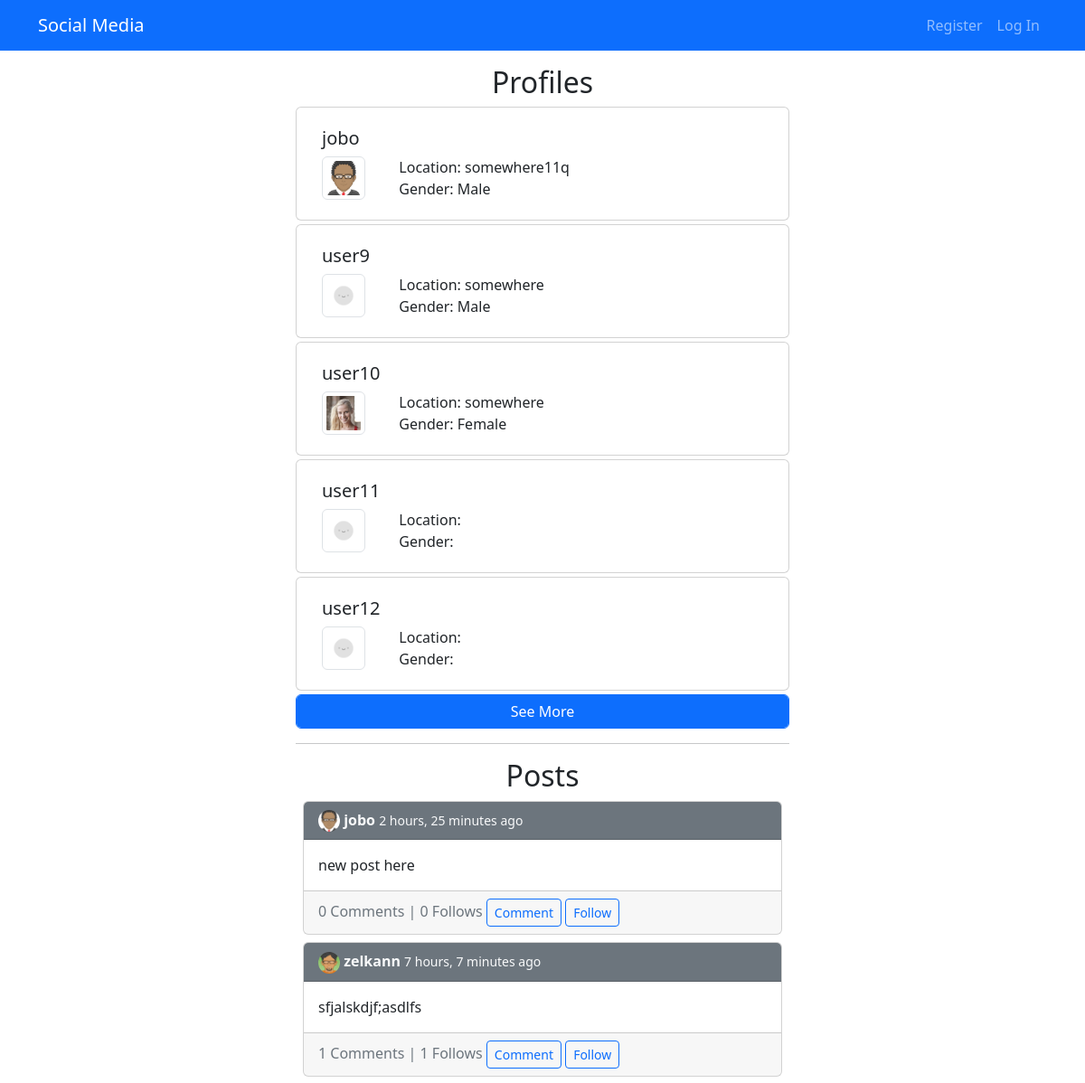
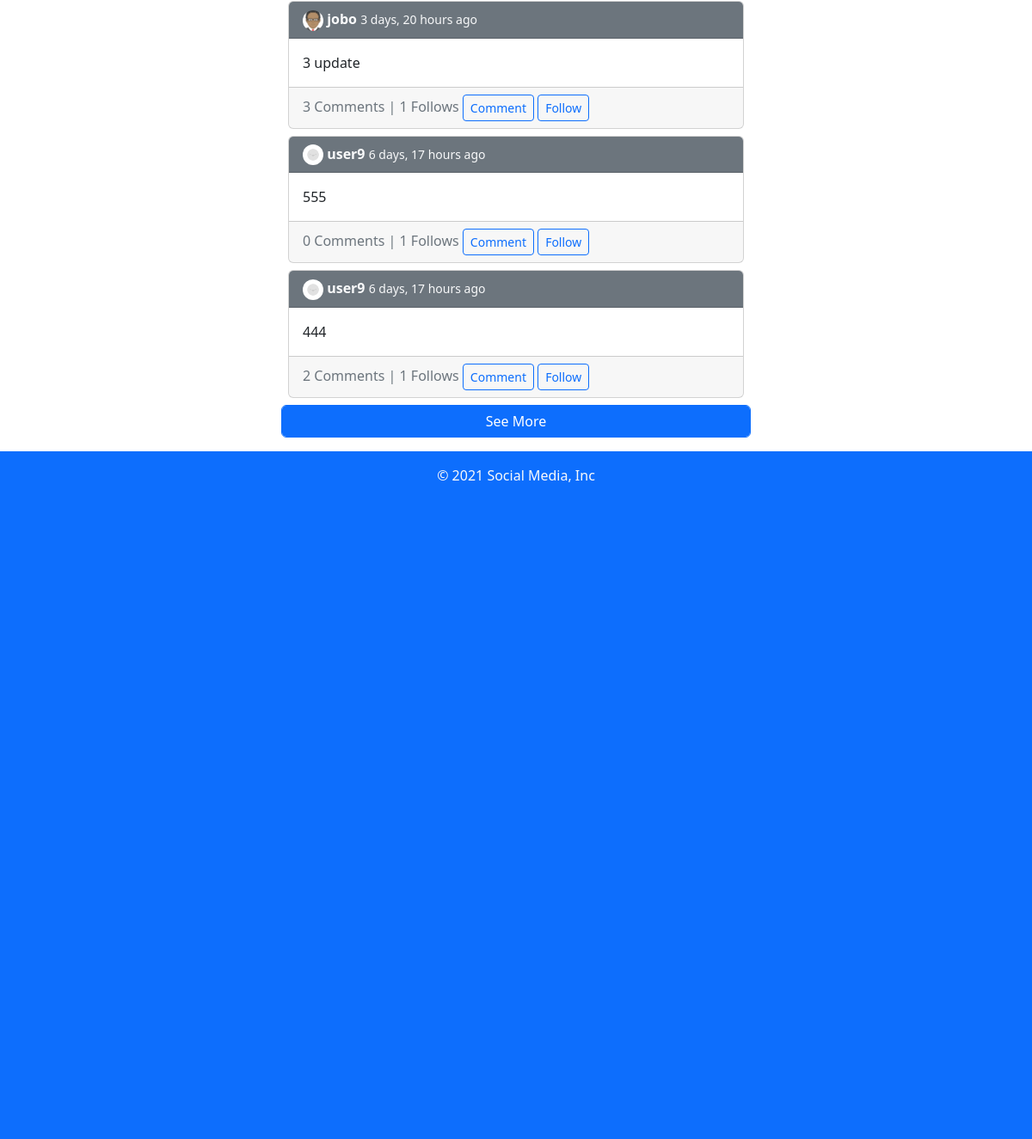
The app's page /search/ with its own data (2 pictures, top to bottom).
### users/models/profile.py (models this page shows, shortened)
class Profile(models.Model):
    GENDER_CHOICES = (
        ("M", "Male"),
        ("F", "Female"),
    )
    user = models.OneToOneField(User, on_delete=models.CASCADE)
    image = models.ImageField(default="default.jpg", upload_to="profile_pics")
    location = models.CharField(max_length=100)
    gender = models.CharField(max_length=1, choices=GENDER_CHOICES)

### posts/models/post.py (models this page shows, shortened)
class Post(models.Model):
    content = models.TextField()
    date_posted = models.DateTimeField(default=timezone.now)
    date_modified = models.DateTimeField(auto_now=True)
    author = models.ForeignKey(User, on_delete=models.CASCADE)
    @property
    def comment_count(self):
        return self.comment_set.all().count()
    @property
    def follow_count(self):
        return self.post_followed.all().count()
    @property
    def followers(self):
        return self.post_followed.values_list('user', flat=True)
    def get_absolute_url(self):
        return reverse("posts:detail", kwargs={"pk": self.pk})

### social_media/views.py (the view, shortened to what this page needs)
# urls.py: path('search/', views.search, name='search'),
def search(request):
    query = request.GET.get("query")
    profiles = Profile.objects.all()
    posts = Post.objects.all()
    context = {
        "profiles": profiles[:5],
        "posts": posts.order_by('-date_posted')[:5],
        "delete_redirect": "/posts",
        "query": query,
    }
    return render(request, "search.html", context=context)

### templates/search.html
{% extends 'base.html' %}
{% block content %}
<div class="row">
    <div class="col">
    </div>
    <div class="col-6 mt-3 mb-3">
        <h2 class="text-center">Profiles</h2>
        {% for profile in profiles %}
        {% include 'users/profile.html' %}
        {% endfor %}
        <a href="{% url 'users:queried-list' %}{% if query %}?query={{ query }}{% endif %}" class="btn btn-primary form-control">See More</a>
        <hr>
        <h2 class="text-center">Posts</h2>
        {% for post in posts %}
        {% include 'posts/post.html' %}
        {% endfor %}
        <a href="{% url 'posts:queried-list' %}{% if query %}?query={{ query }}{% endif %}" class="btn btn-primary form-control">See More</a>
    </div>
    <div class="col">
    </div>
</div>
{% endblock content %}

### users/templates/users/profile.html
<a href="{% url 'users:profile' profile.user.id %}" class="text-dark text-decoration-none">
    <div class="card mt-1 mb-1 form-control">
      <div class="card-body">
        <h5 class="card-title">{{ profile.user }}</h5>
        <div class="row">
            <div class="col-2">
                <img src="{{ profile.image.url }}" width="48" class="img-thumbnail rounded" />
            </div>
            <div class="col">
                <span class="card-text">Location: {{ profile.location }}</span>
                <p class="card-text">Gender: {{ profile.get_gender_display }}</p>
            </div>
        </div>
      </div>
    </div>
</a>

### posts/templates/posts/post.html
{% load humanize %}
<div class="card m-2">
  <div class="card-header text-light bg-secondary">
      <a href="{% url 'users:profile' post.author.id %}" class="text-light text-decoration-none fw-bold">
          <img src="{{ post.author.profile.image.url }}" width="24" class="rounded-circle">
          {{ post.author.username }}
      </a>
      <small class="fw-italic">
      {{ post.date_posted|timesince }} ago
      </small>
  </div>
  <div class="card-body">
    <p class="card-text">{{ post.content|linebreaksbr }}</p>
  </div>
  <div class="card-footer text-muted">
      {{ post.comment_count|intcomma }} Comments | {{ post.follow_count|intcomma }} Follows
      <a href="{{ post.get_absolute_url }}" class="btn btn-outline-primary btn-sm">Comment</a>
      {% if post.author != user %}
      {% if user.id in post.followers %}
      <a href="{% url 'posts:unfollow' post.id %}" class="btn btn-outline-primary btn-sm">Unfollow</a>
      {% else %}
      <a href="{% url 'posts:follow' post.id %}" class="btn btn-outline-primary btn-sm">Follow</a>
      {% endif %}
      {% else %}
      <a href="{% url 'posts:update' post.id %}" class="btn btn-outline-primary btn-sm">Edit</a>
      <a href="{{ delete_redirect }}/{{ post.id }}/delete" class="btn btn-outline-danger btn-sm">Delete</a>
      {% endif %}
  </div>
</div>

### records on screen
Profile: user "jobo", image (picture), location "somewhere11q", gender "Male"
Profile: user "user9", image (placeholder picture), location "somewhere", gender "Male"
Profile: user "user10", image (picture), location "somewhere", gender "Female"
Profile: user "user11", image (placeholder picture)
Profile: user "user12", image (placeholder picture)
Post: author.profile.image (picture), author.username "jobo", date_posted "2 hours, 25 minutes", content "new post here", comment_count "0", follow_count "0", shows "Follow"
Post: author.profile.image (picture), author.username "zelkann", date_posted "7 hours, 7 minutes", content "sfjalskdjf;asdlfs", comment_count "1", follow_count "1", shows "Follow"
Post: author.profile.image (picture), author.username "jobo", date_posted "3 days, 20 hours", content "3 update", comment_count "3", follow_count "1", shows "Follow"
Post: author.profile.image (placeholder picture), author.username "user9", date_posted "6 days, 17 hours", content "555", comment_count "0", follow_count "1", shows "Follow"
Post: author.profile.image (placeholder picture), author.username "user9", date_posted "6 days, 17 hours", content "444", comment_count "2", follow_count "1", shows "Follow"
